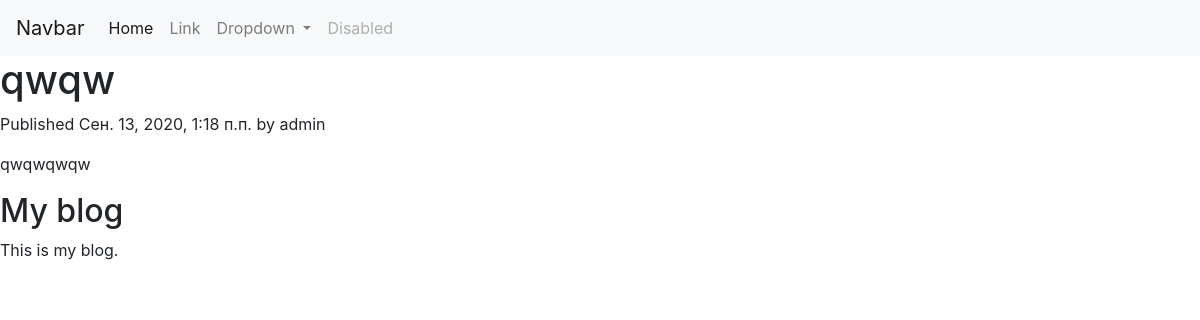
/blog/2020/9/13/qwqw/, run on the app's committed database.
### blog/models.py (models this page shows, shortened)
class Post(models.Model):
    objects = models.Manager()  # Менеджер по умолчанию.
    published = PublishedManager()  # Наш новый менеджер.
    STATUS_CHOICES = (
        ('draft','Draft'),
        ('published','Published')
     )
    title = models.CharField(max_length=250)    #Заголовок статьи VARCHAR в БД
    slug= models.SlugField(max_length=250, unique_for_date='publish') #только буквы цифры подчерк
    author= models.ForeignKey(User,on_delete=models.CASCADE,related_name="blog_posts") # Внещний ключ к юзеру
    body =models.TextField()
    publish = models.DateTimeField(default=timezone.now) # Тоже что datetime.now только с учетом timezone
    created = models.DateTimeField(auto_now_add=True) # Дата добавляется и сохраняется автоматически при создании
    updated = models.DateTimeField(auto_now=True) # Значение будет автоматически установлено в текущую дату при каждом сохранении
    status = models.CharField(max_length=10,choices=STATUS_CHOICES,default='draft') # choices это выбор из кортежа
    class Meta:
       ordering=('-publish',) #В запросах порядок будес с последней статьи

### blog/views.py (the view)
def post_detail(request, year, month, day, post):
    post = get_object_or_404(Post, slug=post,
                                   status='published',
                                   publish__year=year,
                                   publish__month=month,
                                   publish__day=day)
    return render(request,
                  'blog/post/detail.html',
                  {'post': post})

### blog/Templates/blog/post/detail.html (shortened to what this page needs)
{% extends "blog/base.html" %}
{% block content %}
  <h1>{{ post.title }}</h1>
  <p class="date">
    Published {{ post.publish }} by {{ post.author }}
  </p>
  {{ post.body|linebreaks }}
{% endblock %}

### data on the page
Post: title "qwqw", publish "Сен. 13, 2020, 1:18 п.п.", author "admin", body "qwqwqwqw"
